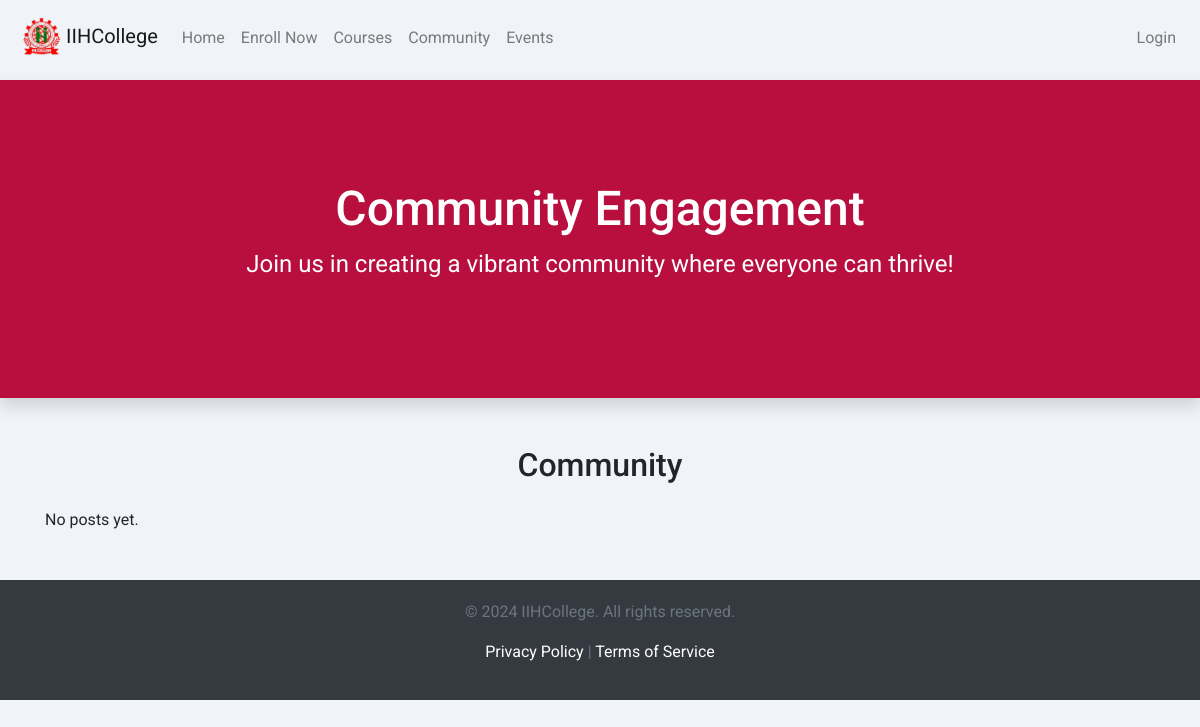
Before: /community/ with the older database file.
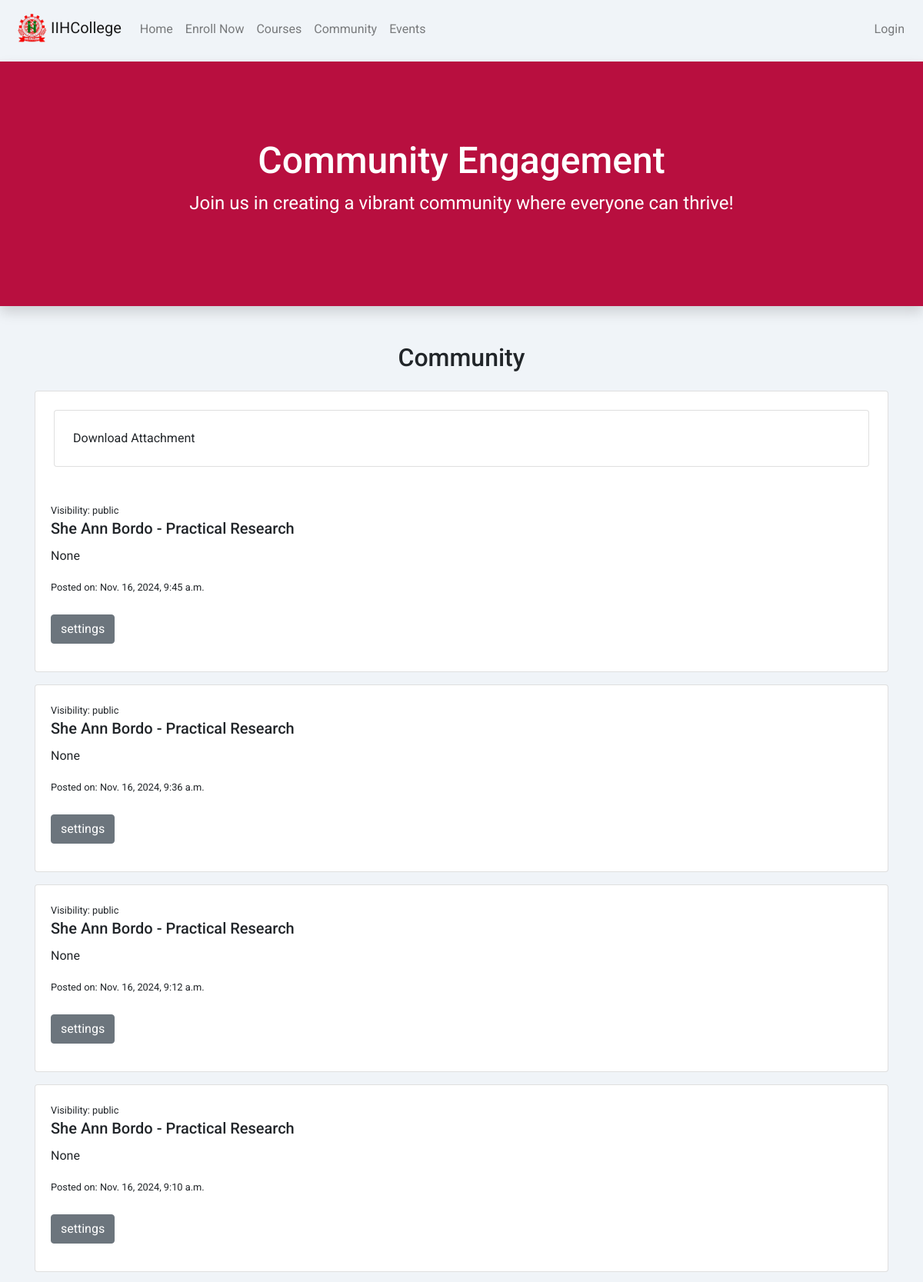
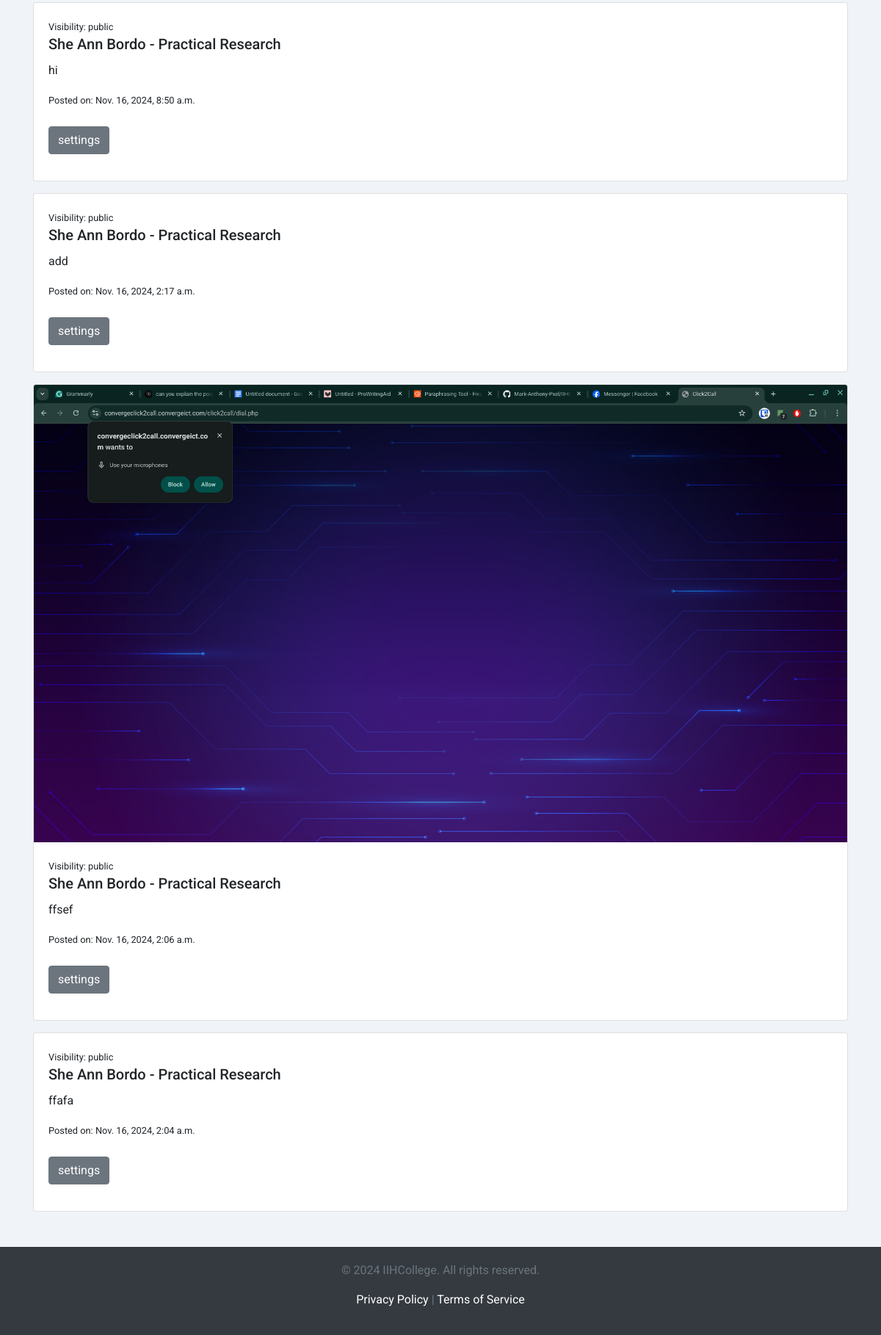
After: the same page with the newer database file (2 pictures, top to bottom).
### website_portal/models.py (models this page shows, shortened)
class Community(models.Model):
    teacher = models.ForeignKey(Teacher, on_delete=models.CASCADE)
    post = models.TextField(null=True, help_text=_('Enter your post here.'))  # Add default here
    comment = models.TextField(help_text=_('Enter your comment here.'), blank=True, null=True)
    VISIBILITY_CHOICES = [
        ('public', 'Public'),
        ('private', 'Private'),
    ]
    visibility = models.CharField(max_length=10, choices=VISIBILITY_CHOICES, default='public')
    image = models.ImageField(
        upload_to='community_images/',
        blank=True,
        null=True,
        validators=[validate_image_size],
        help_text=_('Upload an image (max 5MB).')
    )
    created_at = models.DateTimeField(auto_now_add=True)
    updated_at = models.DateTimeField(auto_now=True)
    attachment = models.FileField(
        upload_to='attachments/',
        blank=True,
        null=True,
        validators=[validate_file_size],
        help_text=_('Upload an optional file (max 10MB).')
    )
    class Meta:
        verbose_name = _('Community')
        verbose_name_plural = _('Communities')
        ordering = ['-created_at']  # Order by creation date, newest first

class Teacher(models.Model):
    user = models.OneToOneField(User, on_delete=models.CASCADE, related_name='teacher', null=True, blank=True)
    subject = models.CharField(max_length=50)
    password = models.CharField(max_length=128, blank=True)  # Store hashed password
    email = models.EmailField(unique=True, blank=True, null=True, verbose_name=_('Email'))
    first_name = models.CharField(max_length=20, blank=True, null=True, verbose_name=_('First Name'))
    last_name = models.CharField(max_length=20, blank=True, null=True, verbose_name=_('Last Name'))
    STRANDS = [
        ('STEM', _('STEM')),
        ('ABM', _('ABM')),
        ('HUMSS', _('HUMSS')),
        ('GAS', _('GAS')),
        ('TVL', _('TVL')),
    ]
    teacher_strand = models.CharField(max_length=5, choices=STRANDS, verbose_name=_('Teacher Strand'))
    TVL_OPTIONS = [
        ('HE - Cookery', _('HE - Cookery')),
        ('HE - Tourism', _('HE - Tourism')),
        ('ICT', _('ICT')),
    ]
    tvl_options = models.CharField(max_length=15, choices=TVL_OPTIONS, blank=True, null=True, verbose_name=_('Teacher TVL'))
    created_at = models.DateTimeField(auto_now_add=True, verbose_name=_('Created At'))
    updated_at = models.DateTimeField(auto_now=True, verbose_name=_('Updated At'))
    class Meta:
        verbose_name = _('Teacher')
        verbose_name_plural = _('Teachers')
    def __str__(self):
        return f"{self.user.first_name} {self.user.last_name} - {self.subject}"

### website_portal/views.py (the view)
# urls.py: path('community/', community, name='community'),
def community(request):
    if request.method == 'POST':
        form = CommunityForm(request.POST, request.FILES)  # Use the form to handle input
        if form.is_valid():
            community_entry = form.save(commit=False)  # Changed variable name for clarity
            community_entry.teacher = request.user.teacher  # Set the teacher instance
            community_entry.save()  # Save the instance
            messages.success(request, 'Your post has been submitted successfully!')
            return redirect('community')  # Redirect to the same page after submission
        else:
            messages.error(request, 'There was an error in your submission. Please correct the errors below.')
    else:
        form = CommunityForm()  # Create an empty form for GET requests
    community_entries = Community.objects.all()  # Changed variable name for clarity
    return render(request, 'core/school/community.html', {
        'community_entries': community_entries,  # Use a consistent name
        'form': form,
    })

### website_portal/templates/core/school/community.html (shortened to what this page needs)
{% load static %}
<!DOCTYPE html>
<html lang="en">
  <head>
    <link
      rel="stylesheet"
      href="https://stackpath.bootstrapcdn.com/bootstrap/4.5.2/css/bootstrap.min.css"
    />
  </head>
  <body>
    {% include 'support-files/header.html' %}
    {% if user.student %}
    <div class="hero shadow mb-5">
        <h1 class="animate-on-scroll">Join the Student Community</h1>
        <p class="animate-on-scroll">Connect with your peers, share experiences, and find support!</p>
    </div>
    {% elif user.teacher %}
    <div class="hero shadow mb-5">
        <h1 class="animate-on-scroll">Welcome to the Teachers Community</h1>
        <p class="animate-on-scroll">Collaborate with fellow educators and share insights to enhance student learning!</p>
    </div>
    {% else %}
    <div class="hero shadow mb-5">
        <h1 class="animate-on-scroll">Community Engagement</h1>
        <p class="animate-on-scroll">Join us in creating a vibrant community where everyone can thrive!</p>
    </div>
    {% endif %}
      <h2 class="mb-4 text-center">
        {% if user.teacher %}
        Teacher Post
        {% elif user.student %}
        Student Community
        {% else %}
        Community
        {% endif %}
      </h2>
<div class="container">
        <div id="community">
        {% for community in community_entries %}
            {% if community.visibility == "public" %}
                <div id="post-{{ community.id }}" class="card mb-3">
                    {% if community.image %}
                        <img class="card-img-top" src="{{ community.image.url }}" alt="Post Image">
                    {% endif %}
                    {% if community.attachment %}
                        <a class="card btn-light m-4 p-4" href="{{ community.attachment.url }}">Download Attachment</a>
                    {% endif %}
                    <div class="card-body">
                      <small class="card-text">Visibility: {{ community.visibility }}</small>
                        <h5 class="card-title">{{ community.teacher }}</h5>
                        <p class="card-text">{{ community.post }}</p>
                        <small class="card-text">Posted on: {{ community.created_at }}</small>
                        <p>
                            <button class="btn btn-secondary mt-4" type="button" data-toggle="collapse" data-target="#collapseExample-{{ community.id }}" aria-expanded="false" aria-controls="collapseExample">
                                settings
                            </button>
                        </p>
                    </div>
                </div>
            {% endif %}
        {% empty %}
            <p>No posts yet.</p>
        {% endfor %}
        </div>
  </div>
{% include 'support-files/footer.html' %}
  </body>
</html>

### website_portal/templates/support-files/header.html (shortened to what this page needs)
{% load static %}
<nav class="navbar navbar-expand-lg navbar-light mb-1">
    <a class="navbar-brand" href="{% url 'home' %}">
        <img width="50px" src="{% static 'website_portal/image/logo2.png' %}" alt="logo">IIHCollege
    </a>
    <div class="collapse navbar-collapse" id="navbarSupportedContent">
    <ul class="navbar-nav mr-auto">
        <li class="nav-item">
            <a class="nav-link" href="{% url 'home' %}">Home <span class="sr-only">(current)</span></a>
        </li>
        {% if not user.is_authenticated %}
        <li class="nav-item">
            <a class="nav-link" href="{% url 'enroll' %}">Enroll Now</a>
        </li>
        <li class="nav-item">
            <a class="nav-link" href="{% url 'courses' %}">Courses</a>
        </li>
        {% endif %}
        <li class="nav-item">
            <a class="nav-link" href="{% url 'community' %}">Community</a>
        </li>
        <li class="nav-item">
            <a class="nav-link" href="{% url 'event' %}">Events</a>
        </li>
</ul>
<ul class="navbar-nav ml-auto">
    {% if not user.is_authenticated %}
        <li class="nav-item">
            <a class="nav-link" href="{% url 'login' %}">Login</a>
        </li>
    {% else %}
    <li class="nav-item">
        <button class="btn btn-danger logout-button" id="logout-button" data-toggle="modal" data-target="#logoutModal">Logout</button>
    </li>
    {% endif %}
</ul>
</div>
</nav>

### website_portal/templates/support-files/loader.html (shortened to what this page needs)
{% load static %}

### website_portal/templates/support-files/footer.html
      <footer class="footer mt-5">
      <div class="container">
        <p class="text-muted">© 2024 IIHCollege. All rights reserved.</p>
        <p class="text-muted">
          <a href="{% url 'privacy_policy' %}" class="text-white"
            >Privacy Policy</a
          >
          |
          <a href="{% url 'terms_of_service' %}" class="text-white"
            >Terms of Service</a
          >
        </p>
      </div>
    </footer>

### website_portal/templates/core/school/community.html (style rules this page uses)
body { background: #f0f4f8; font-family: "Roboto", sans-serif; }
.hero { background: #b80f3f; color: #ffffff; padding: 100px 0; text-align: center; position: relative; }
.hero h1 { font-size: 3rem; }
.hero p { font-size: 1.5rem; }
.footer { background: #343a40; color: #ffffff; padding: 20px 0; text-align: center; }
.footer a { color: #ffffff; }
.animate-on-scroll { opacity: 0; transform: translateY(50px); transition: opacity 0.5s ease, transform 0.5s ease; }
.animate-on-scroll.visible { opacity: 1; transform: translateY(0); }

Changed rows visible on the page:
added Community: visibility "public", teacher "She Ann Bordo - Practical Research", post "None", created_at "Nov. 16, 2024, 9:45 a.m."
added Community: visibility "public", teacher "She Ann Bordo - Practical Research", post "None", created_at "Nov. 16, 2024, 9:36 a.m."
added Community: visibility "public", teacher "She Ann Bordo - Practical Research", post "None", created_at "Nov. 16, 2024, 9:12 a.m."
added Community: visibility "public", teacher "She Ann Bordo - Practical Research", post "None", created_at "Nov. 16, 2024, 9:10 a.m."
added Community: visibility "public", teacher "She Ann Bordo - Practical Research", post "hi", created_at "Nov. 16, 2024, 8:50 a.m."
added Community: visibility "public", teacher "She Ann Bordo - Practical Research", post "add", created_at "Nov. 16, 2024, 2:17 a.m."
added Community: image (picture), visibility "public", teacher "She Ann Bordo - Practical Research", post "ffsef", created_at "Nov. 16, 2024, 2:06 a.m."
added Community: visibility "public", teacher "She Ann Bordo - Practical Research", post "ffafa", created_at "Nov. 16, 2024, 2:04 a.m."
Other visible differences:
text no longer shown: "No posts yet."
